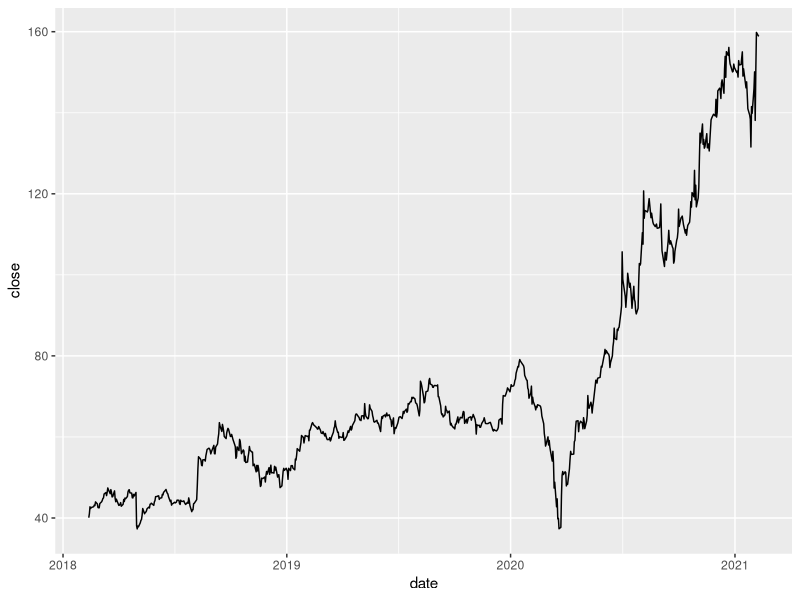

Reproduce this figure in R.
## ---- chunk 1
library(tidyverse)
match.stock <- read_csv("data/MTCH_3yrs_0209.csv") %>% 
  select(date = Date,
         close = Close)
write.csv(match.stock, "data/MTCH_3yrs_0209_reduced.csv", row.names = FALSE)

ggplot(match.stock, mapping = aes(x = date, y = close)) +
  geom_line()


